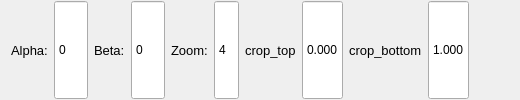
                   <widget class="QWidget" name="page_front_view">
                    <layout class="QHBoxLayout" name="horizontalLayout_9">
                     <property name="topMargin">
                      <number>0</number>
                     </property>
                     <property name="bottomMargin">
                      <number>0</number>
                     </property>
                     <item>
                      <widget class="QLabel" name="label_56">
                       <property name="font">
                        <font>
                         <pointsize>10</pointsize>
                        </font>
                       </property>
                       <property name="text">
                        <string>Alpha:</string>
                       </property>
                      </widget>
                     </item>
                     <item>
                      <widget class="QSpinBox" name="spinBox_alpha_front_view">
                       <property name="sizePolicy">
                        <sizepolicy hsizetype="Minimum" vsizetype="Expanding">
                         <horstretch>0</horstretch>
                         <verstretch>0</verstretch>
                        </sizepolicy>
                       </property>
                       <property name="maximumSize">
                        <size>
                         <width>100</width>
                         <height>16777215</height>
                        </size>
                       </property>
                       <property name="buttonSymbols">
                        <enum>QAbstractSpinBox::NoButtons</enum>
                       </property>
                       <property name="minimum">
                        <number>-110</number>
                       </property>
                       <property name="maximum">
                        <number>110</number>
                       </property>
                      </widget>
                     </item>
                     <item>
                      <widget class="QLabel" name="label_57">
                       <property name="font">
                        <font>
                         <pointsize>10</pointsize>
                        </font>
                       </property>
                       <property name="text">
                        <string>Beta:</string>
                       </property>
                      </widget>
                     </item>
                     <item>
                      <widget class="QSpinBox" name="spinBox_beta_front_view">
                       <property name="sizePolicy">
                        <sizepolicy hsizetype="Minimum" vsizetype="Expanding">
                         <horstretch>0</horstretch>
                         <verstretch>0</verstretch>
                        </sizepolicy>
                       </property>
                       <property name="maximumSize">
                        <size>
                         <width>100</width>
                         <height>16777215</height>
                        </size>
                       </property>
                       <property name="buttonSymbols">
                        <enum>QAbstractSpinBox::NoButtons</enum>
                       </property>
                       <property name="minimum">
                        <number>-110</number>
                       </property>
                       <property name="maximum">
                        <number>110</number>
                       </property>
                      </widget>
                     </item>
                     <item>
                      <widget class="QLabel" name="label_59">
                       <property name="font">
                        <font>
                         <pointsize>10</pointsize>
                        </font>
                       </property>
                       <property name="text">
                        <string>Zoom:</string>
                       </property>
                      </widget>
                     </item>
                     <item>
                      <widget class="QSpinBox" name="spinBox_zoom_front_view">
                       <property name="sizePolicy">
                        <sizepolicy hsizetype="Minimum" vsizetype="Expanding">
                         <horstretch>0</horstretch>
                         <verstretch>0</verstretch>
                        </sizepolicy>
                       </property>
                       <property name="maximumSize">
                        <size>
                         <width>100</width>
                         <height>16777215</height>
                        </size>
                       </property>
                       <property name="buttonSymbols">
                        <enum>QAbstractSpinBox::NoButtons</enum>
                       </property>
                       <property name="minimum">
                        <number>1</number>
                       </property>
                       <property name="maximum">
                        <number>14</number>
                       </property>
                       <property name="value">
                        <number>4</number>
                       </property>
                      </widget>
                     </item>
                     <item>
                      <widget class="QLabel" name="label_82">
                       <property name="font">
                        <font>
                         <pointsize>10</pointsize>
                        </font>
                       </property>
                       <property name="text">
                        <string>crop_top</string>
                       </property>
                      </widget>
                     </item>
                     <item>
                      <widget class="QDoubleSpinBox" name="crop_top_anypoint_2">
                       <property name="sizePolicy">
                        <sizepolicy hsizetype="Minimum" vsizetype="Expanding">
                         <horstretch>0</horstretch>
                         <verstretch>0</verstretch>
                        </sizepolicy>
                       </property>
                       <property name="maximumSize">
                        <size>
                         <width>100</width>
                         <height>16777215</height>
                        </size>
                       </property>
                       <property name="buttonSymbols">
                        <enum>QAbstractSpinBox::NoButtons</enum>
                       </property>
                       <property name="decimals">
                        <number>3</number>
                       </property>
                       <property name="maximum">
                        <double>1.000000000000000</double>
                       </property>
                       <property name="singleStep">
                        <double>0.001000000000000</double>
                       </property>
                      </widget>
                     </item>
                     <item>
                      <widget class="QLabel" name="label_83">
                       <property name="font">
                        <font>
                         <pointsize>10</pointsize>
                        </font>
                       </property>
                       <property name="text">
                        <string>crop_bottom</string>
                       </property>
                      </widget>
                     </item>
                     <item>
                      <widget class="QDoubleSpinBox" name="crop_bottom_anypoint_2">
                       <property name="sizePolicy">
                        <sizepolicy hsizetype="Minimum" vsizetype="Expanding">
                         <horstretch>0</horstretch>
                         <verstretch>0</verstretch>
                        </sizepolicy>
                       </property>
                       <property name="maximumSize">
                        <size>
                         <width>100</width>
                         <height>16777215</height>
                        </size>
                       </property>
                       <property name="buttonSymbols">
                        <enum>QAbstractSpinBox::NoButtons</enum>
                       </property>
                       <property name="decimals">
                        <number>3</number>
                       </property>
                       <property name="maximum">
                        <double>1.000000000000000</double>
                       </property>
                       <property name="singleStep">
                        <double>0.001000000000000</double>
                       </property>
                       <property name="value">
                        <double>1.000000000000000</double>
                       </property>
                      </widget>
                     </item>
                     <item>
                      <spacer name="horizontalSpacer">
                       <property name="orientation">
                        <enum>Qt::Horizontal</enum>
                       </property>
                       <property name="sizeHint" stdset="0">
                        <size>
                         <width>40</width>
                         <height>20</height>
                        </size>
                       </property>
                      </spacer>
                     </item>
                    </layout>
                   </widget>
